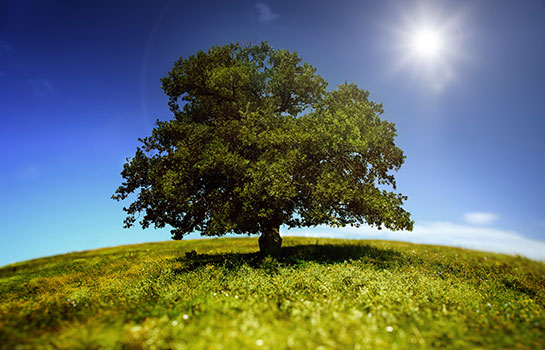
#> input picture agac.jpg, 545 x 350 px
$ python sobel.py
#> lines starting #> are read from the running program, lines starting #| are printed output that depends on the picture; after the words box and inside, x2 and y2 are one past the last pixel; in counts of white or black regions, pixels touching at a corner belong together
import cv2
import numpy as np
import matplotlib.pyplot as plt
foto=cv2.imread("agac.jpg",0)
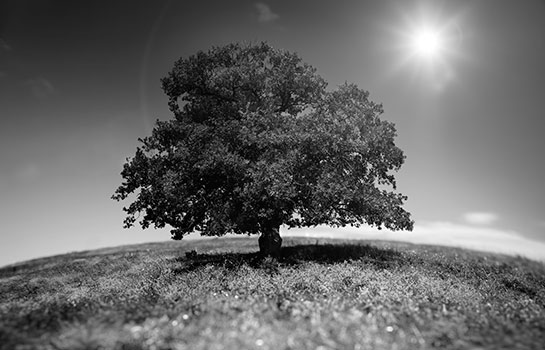
#> foto: shape (350, 545); min 0, max 255, mean 105


#X

sobel_x=np.zeros((350,545))
sobel_y=np.zeros((350,545))
sonuc=0
satir=350
sutun=545
K_X=[[-1,0,1],
     [-2,0,2],
     [-1,0,1]]


for i in range(satir-3):
    for j in range(sutun-3):
        for z in range(3):
            for k in range(3):

                carpimx=foto[i+z][j+k]*K_X[z][k]
                sonuc+=carpimx

        sobel_x[i+1][j+1] = sonuc
        carpim = 0;
        sonuc = 0;
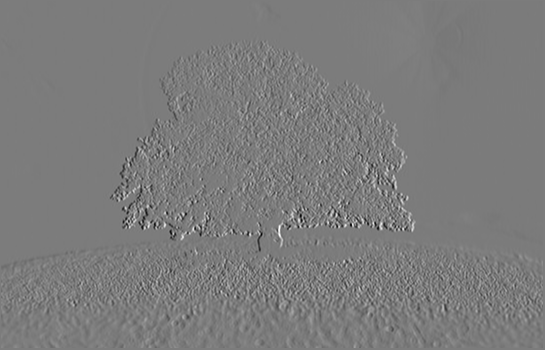
#> sobel_x: shape (350, 545) float64; min -911, max 961, mean 0.1; drawn with min black and max white
#Y

K_Y=[[1,2,1],
     [0,0,0],
     [-1,-2,-1]]

for i in range(satir-3):
    for j in range(sutun-3):
        for z in range(3):
            for k in range(3):

                carpimy=foto[i+z][j+k]*K_Y[z][k]
                sonuc+=carpimy

        sobel_y[i+1][j+1]=sonuc
        carpim = 0;
        sonuc = 0;
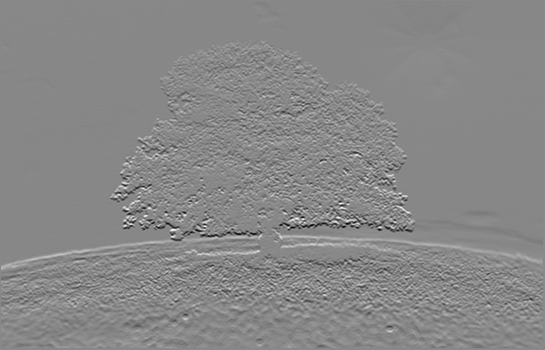
#> sobel_y: shape (350, 545) float64; min -958, max 836, mean -1; drawn with min black and max white

sobel=sobel_y+sobel_x
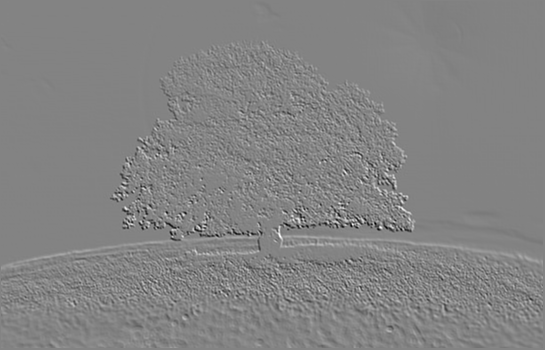
#> sobel: shape (350, 545) float64; min -1406, max 1318, mean -0.9; drawn with min black and max white

cv2.imshow("foto",foto)
cv2.waitKey(0)

cv2.imshow("sobel_foto_for",sobel)
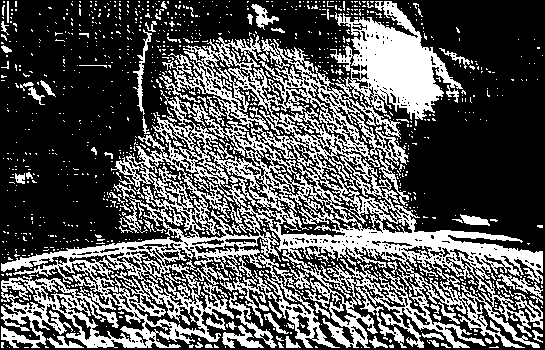
#> window 'sobel_foto_for': shape (350, 545); 34.4% white; 1127 white regions (1034 under 20 px), largest, box (x1, y1, x2, y2) and area: (1, 1, 543, 348) 54943, (229, 292, 277, 348) 451, (222, 325, 264, 348) 398


cv2.waitKey(0)
